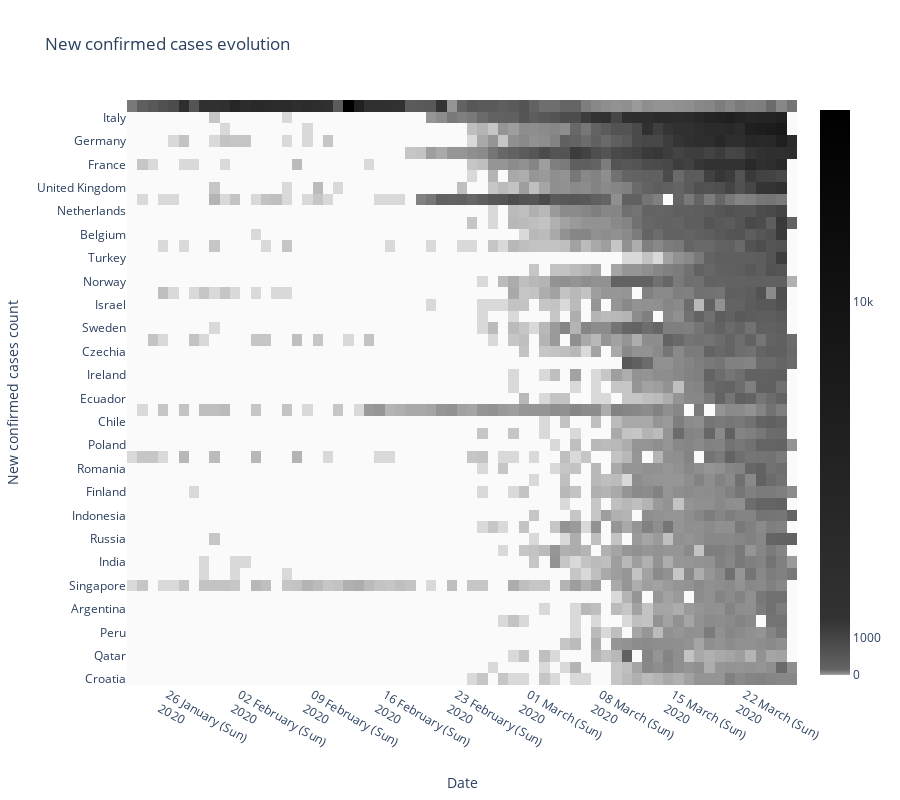

Notebook code for this chart:
### Code cell
new_confirmed_cases = confirmed_cases.loc[confirmed_cases[confirmed_cases.columns[-1]]>= 500].apply(lambda row: np.diff(row), axis=1)

fig = go.Figure()   
fig.add_trace(
    go.Heatmap(
        z=new_confirmed_cases.values,
        x=confirmed_cases.columns,
        y=new_confirmed_cases.index,
        colorscale=[
            [0, 'rgb(250, 250, 250)'],        #0
            [1./10000, 'rgb(200, 200, 200)'], #10
            [1./1000, 'rgb(150, 150, 150)'],  #100
            [1./100, 'rgb(100, 100, 100)'],   #1000
            [1./10, 'rgb(50, 50, 50)'],       #10000
            [1., 'rgb(0, 0, 0)'],             #100000
        ],
        colorbar={"tick0": 0, "tickmode": "array", "tickvals": [0, 1000, 10000, 100000]}
    )
)
fig.update_layout(
    title="New confirmed cases evolution",
    xaxis_tickformat="%d %B (%a)<br>%Y",
    height=800, 
    plot_bgcolor="rgb(255, 255, 255)")
fig.update_xaxes(title_text="Date",
                 gridcolor="rgb(200, 200, 200)", 
                 gridwidth=1)
fig.update_yaxes(title_text="New confirmed cases count",
                 gridcolor="rgb(200, 200, 200)", 
                 gridwidth=1)
fig.show()

### Figure 1 — Plotly figure (JSON) as saved in the notebook; plotly's stock layout.template omitted (floating-point values rounded to 4 significant figures; data arrays with more than 128 entries replaced by an {"elided": "..."} marker saying what was removed)
{"data": [{"colorbar": {"tick0": 0, "tickmode": "array", "tickvals": [0, 1000, 10000, 100000]}, "colorscale": [[0, "rgb(250, 250, 250)"], [0.0001, "rgb(200, 200, 200)"], [0.001, "rgb(150, 150, 150)"], [0.01, "rgb(100, 100, 100)"], [0.1, "rgb(50, 50, 50)"], [1, "rgb(0, 0, 0)"]], "type": "heatmap", "x": ["2020-01-22T00:00:00", "2020-01-23T00:00:00", "2020-01-24T00:00:00", "2020-01-25T00:00:00", "2020-01-26T00:00:00", "2020-01-27T00:00:00", "2020-01-28T00:00:00", "2020-01-29T00:00:00", "2020-01-30T00:00:00", "2020-01-31T00:00:00", "2020-02-01T00:00:00", "2020-02-02T00:00:00", "2020-02-03T00:00:00", "2020-02-04T00:00:00", "2020-02-05T00:00:00", "2020-02-06T00:00:00", "2020-02-07T00:00:00", "2020-02-08T00:00:00", "2020-02-09T00:00:00", "2020-02-10T00:00:00", "2020-02-11T00:00:00", "2020-02-12T00:00:00", "2020-02-13T00:00:00", "2020-02-14T00:00:00", "2020-02-15T00:00:00", "2020-02-16T00:00:00", "2020-02-17T00:00:00", "2020-02-18T00:00:00", "2020-02-19T00:00:00", "2020-02-20T00:00:00", "2020-02-21T00:00:00", "2020-02-22T00:00:00", "2020-02-23T00:00:00", "2020-02-24T00:00:00", "2020-02-25T00:00:00", "2020-02-26T00:00:00", "2020-02-27T00:00:00", "2020-02-28T00:00:00", "2020-02-29T00:00:00", "2020-03-01T00:00:00", "2020-03-02T00:00:00", "2020-03-03T00:00:00", "2020-03-04T00:00:00", "2020-03-05T00:00:00", "2020-03-06T00:00:00", "2020-03-07T00:00:00", "2020-03-08T00:00:00", "2020-03-09T00:00:00", "2020-03-10T00:00:00", "2020-03-11T00:00:00", "2020-03-12T00:00:00", "2020-03-13T00:00:00", "2020-03-14T00:00:00", "2020-03-15T00:00:00", "2020-03-16T00:00:00", "2020-03-17T00:00:00", "2020-03-18T00:00:00", "2020-03-19T00:00:00", "2020-03-20T00:00:00", "2020-03-21T00:00:00", "2020-03-22T00:00:00", "2020-03-23T00:00:00", "2020-03-24T00:00:00", "2020-03-25T00:00:00", "2020-03-26T00:00:00", "2020-03-27T00:00:00"], "y": ["Croatia", "Estonia", "Qatar", "Slovenia", "Peru", "Mexico", "Argentina", "Panama", "Singapore", "Philippines", "India", "Iceland", "Russia", "Greece", "Indonesia", "South Africa", "Finland", "Saudi Arabia", "Romania", "Thailand", "Poland", "Pakistan", "Chile", "Japan", "Ecuador", "Luxembourg", "Ireland", "Denmark", "Czechia", "Malaysia", "Sweden", "Brazil", "Israel", "Australia", "Norway", "Portugal", "Turkey", "Canada", "Belgium", "Austria", "Netherlands", "South Korea", "United Kingdom", "Switzerland", "France", "Iran", "Germany", "Spain", "Italy", "China"], "z": {"elided": "50x65 int values"}}], "layout": {"height": 800, "plot_bgcolor": "rgb(255, 255, 255)", "title": {"text": "New confirmed cases evolution"}, "xaxis": {"gridcolor": "rgb(200, 200, 200)", "gridwidth": 1, "tickformat": "%d %B (%a)<br>%Y", "title": {"text": "Date"}}, "yaxis": {"gridcolor": "rgb(200, 200, 200)", "gridwidth": 1, "title": {"text": "New confirmed cases count"}}}}
